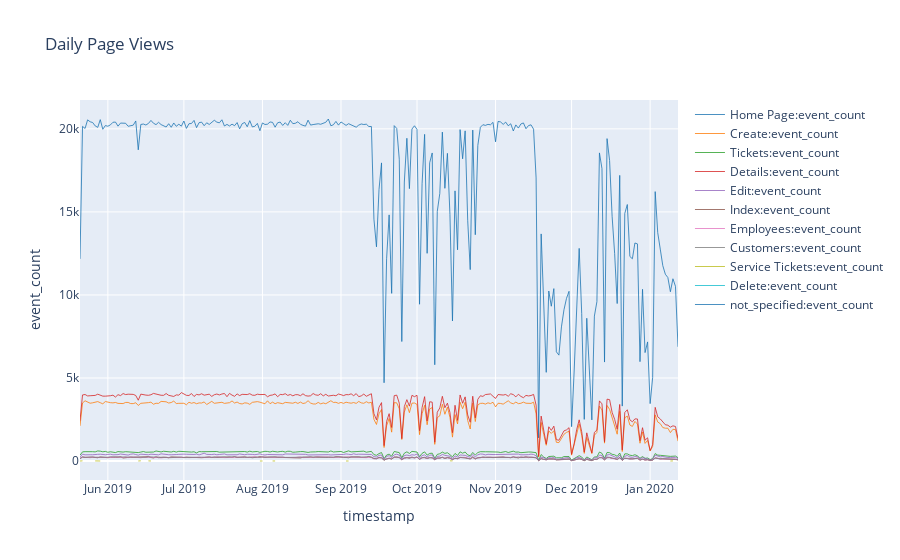

This figure's notebook cell:
### Markdown cell above
> **Tip**: Use your mouse to drag on an area of the chart to zoom in to the specific date(s).

### Code cell
%%kql
    pageViews 
    | summarize event_count=count() by name, bin(timestamp, 1d) 
    | render timechart title= 'Daily Page Views'

### Figure 1 — Plotly figure (JSON) as saved in the notebook; plotly's stock layout.template omitted (floating-point values rounded to 4 significant figures; data arrays with more than 128 entries replaced by an {"elided": "..."} marker saying what was removed)
{"data": [{"line": {"color": "rgb(31, 118, 179)", "width": 1}, "name": "Home Page:event_count", "opacity": 0.8, "type": "scatter", "x": {"elided": "237 str values"}, "y": {"elided": "237 int values"}}, {"line": {"color": "rgb(254, 127, 14)", "width": 1}, "name": "Create:event_count", "opacity": 0.8, "type": "scatter", "x": {"elided": "237 str values"}, "y": {"elided": "237 int values"}}, {"line": {"color": "rgb(44, 160, 44)", "width": 1}, "name": "Tickets:event_count", "opacity": 0.8, "type": "scatter", "x": {"elided": "237 str values"}, "y": {"elided": "237 int values"}}, {"line": {"color": "rgb(214, 39, 39)", "width": 1}, "name": "Details:event_count", "opacity": 0.8, "type": "scatter", "x": {"elided": "237 str values"}, "y": {"elided": "237 int values"}}, {"line": {"color": "rgb(147, 102, 189)", "width": 1}, "name": "Edit:event_count", "opacity": 0.8, "type": "scatter", "x": {"elided": "237 str values"}, "y": {"elided": "237 int values"}}, {"line": {"color": "rgb(140, 86, 74)", "width": 1}, "name": "Index:event_count", "opacity": 0.8, "type": "scatter", "x": {"elided": "237 str values"}, "y": {"elided": "237 int values"}}, {"line": {"color": "rgb(227, 119, 193)", "width": 1}, "name": "Employees:event_count", "opacity": 0.8, "type": "scatter", "x": {"elided": "237 str values"}, "y": {"elided": "237 int values"}}, {"line": {"color": "rgb(127, 127, 127)", "width": 1}, "name": "Customers:event_count", "opacity": 0.8, "type": "scatter", "x": {"elided": "237 str values"}, "y": {"elided": "237 int values"}}, {"line": {"color": "rgb(188, 189, 33)", "width": 1}, "name": "Service Tickets:event_count", "opacity": 0.8, "type": "scatter", "x": {"elided": "237 str values"}, "y": {"elided": "237 int values"}}, {"line": {"color": "rgb(23, 189, 206)", "width": 1}, "name": "Delete:event_count", "opacity": 0.8, "type": "scatter", "x": {"elided": "237 str values"}, "y": {"elided": "237 int values"}}, {"line": {"color": "rgb(31, 118, 179)", "width": 1}, "name": "not_specified:event_count", "opacity": 0.8, "type": "scatter", "x": {"elided": "237 str values"}, "y": {"elided": "237 int values"}}], "layout": {"showlegend": true, "title": {"text": "Daily Page Views"}, "xaxis": {"autorange": true, "title": {"text": "timestamp"}, "type": "date"}, "yaxis": {"ticksuffix": "", "title": {"text": "event_count"}, "type": "linear"}}}
